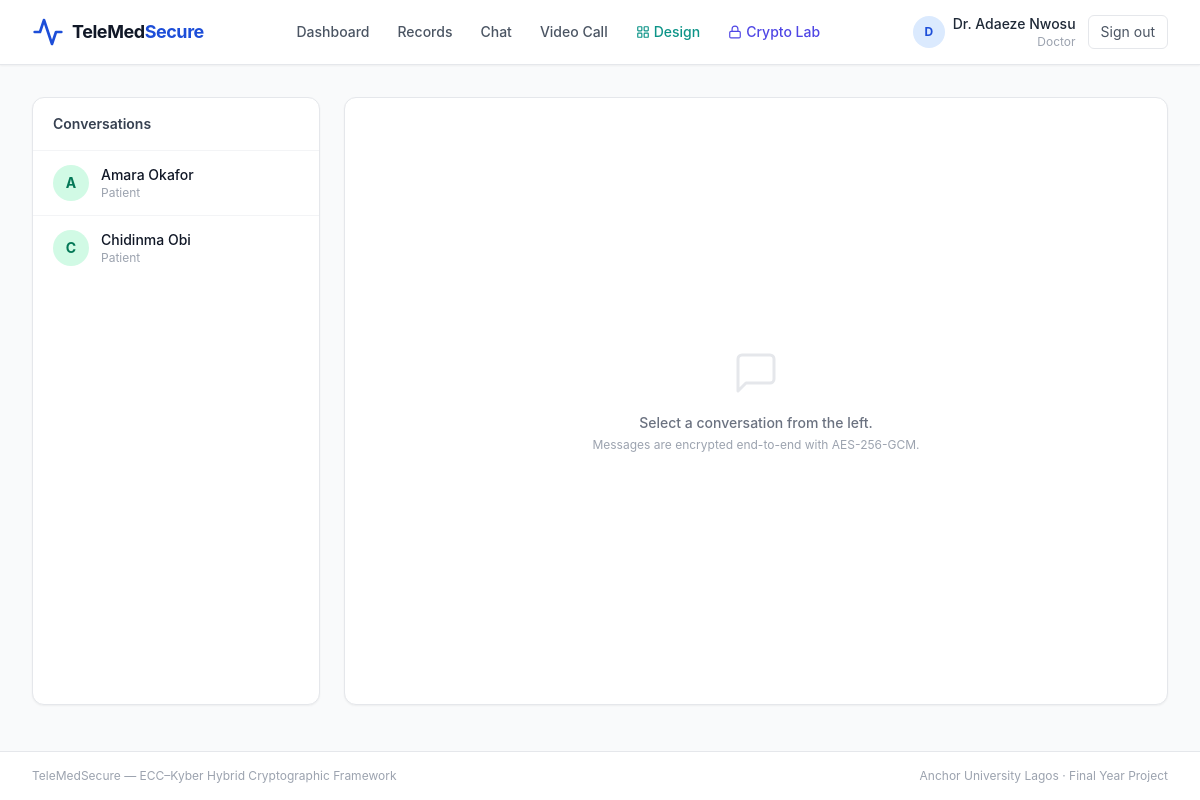
The page /chat (signed in) on the database its author committed.
### app/models.py (models this page shows)
class User(Base):
    __tablename__ = "users"
    id = Column(Integer, primary_key=True, index=True)
    username = Column(String(50), unique=True, nullable=False, index=True)
    password_hash = Column(String(255), nullable=False)
    full_name = Column(String(100), nullable=False)
    role = Column(String(10), nullable=False)  # "doctor" | "patient"
    assigned_doctor_id = Column(Integer, ForeignKey("users.id"), nullable=True)

### app/routers/chat.py (the view)
@router.get("/chat")
async def chat_page(
    request: Request,
    with_: int = Query(None, alias="with"),
    db: Session = Depends(get_db),
):
    user = get_session_user(request, db)
    if not user:
        return RedirectResponse("/login", status_code=302)
    if user.role == "doctor":
        contacts = db.query(User).filter_by(role="patient", assigned_doctor_id=user.id).all()
    else:
        doc = db.get(User, user.assigned_doctor_id) if user.assigned_doctor_id else None
        contacts = [doc] if doc else []
    other = None
    history = []
    if with_ and contacts:
        other = _other_user(db, user, with_)
        if other:
            rows = (
                db.query(ChatMessage)
                .filter(
                    ((ChatMessage.sender_id == user.id) & (ChatMessage.receiver_id == other.id))
                    | ((ChatMessage.sender_id == other.id) & (ChatMessage.receiver_id == user.id))
                )
                .order_by(ChatMessage.created_at.asc())
                .all()
            )
            history = [
                {
                    "sender_id":   m.sender_id,
                    "sender_name": m.sender.full_name,
                    "text":        _decrypt_msg(m),
                    "timestamp":   m.created_at.strftime("%H:%M") if m.created_at else "",
                    "exec_ms":     m.crypto_log.execution_time_ms if m.crypto_log else None,
                }
                for m in rows
            ]
    return templates.TemplateResponse(request, "chat.html", {
        "user":     user,
        "contacts": contacts,
        "other":    other,
        "history":  history,
    })

### app/templates/chat.html (shortened to what this page needs)
{% extends "base.html" %}
{% block content %}
<div class="flex flex-col lg:flex-row gap-6 lg:h-[calc(100vh-12rem)]">
  <div class="lg:w-72 flex-shrink-0 lg:h-full">
    <div class="bg-white rounded-xl border border-gray-200 shadow-sm lg:h-full flex flex-col
                max-h-52 lg:max-h-none overflow-y-auto lg:overflow-visible">
      <div class="px-5 py-4 border-b border-gray-100">
        <h2 class="text-sm font-semibold text-gray-700">Conversations</h2>
      </div>
      <div class="flex-1 overflow-y-auto divide-y divide-gray-100">
        {% for c in contacts %}
        <a href="/chat?with={{ c.id }}"
           class="flex items-center gap-3 px-5 py-3.5 hover:bg-blue-50 transition-colors
                  {% if other and other.id == c.id %}bg-blue-50 border-l-2 border-blue-600{% endif %}">
          <div class="w-9 h-9 rounded-full flex items-center justify-center flex-shrink-0
                      {% if c.role == 'doctor' %}bg-blue-100{% else %}bg-emerald-100{% endif %}">
            <span class="font-bold text-sm
                         {% if c.role == 'doctor' %}text-blue-700{% else %}text-emerald-700{% endif %}">
              {{ c.full_name[0] }}
            </span>
          </div>
          <div class="min-w-0">
            <p class="text-sm font-medium text-gray-900 truncate">{{ c.full_name }}</p>
            <p class="text-xs text-gray-400 capitalize">{{ c.role }}</p>
          </div>
        </a>
        {% else %}
        <div class="px-5 py-10 text-center text-sm text-gray-400">No contacts yet.</div>
        {% endfor %}
      </div>
    </div>
  </div>
  <div class="flex-1 flex flex-col min-w-0 min-h-0">
    {% if other %}
    <div class="bg-white rounded-xl border border-gray-200 shadow-sm flex flex-col
                h-[500px] lg:h-full">
      <div class="px-5 py-4 border-b border-gray-100 flex items-center justify-between flex-shrink-0">
        <div class="flex items-center gap-3">
          <div class="w-9 h-9 rounded-full bg-blue-100 flex items-center justify-center">
            <span class="text-blue-700 font-bold text-sm">{{ other.full_name[0] }}</span>
          </div>
          <div>
            <p class="text-sm font-semibold text-gray-900">{{ other.full_name }}</p>
            <p class="text-xs text-gray-400 capitalize">{{ other.role }}</p>
          </div>
        </div>
        <div class="hidden sm:flex items-center gap-1.5 bg-indigo-50 border border-indigo-100
                    rounded-full px-3 py-1">
          <svg class="w-3 h-3 text-indigo-500" viewBox="0 0 24 24" fill="none"
               stroke="currentColor" stroke-width="2.5" stroke-linecap="round" stroke-linejoin="round">
            <path d="M12 22s8-4 8-10V5l-8-3-8 3v7c0 6 8 10 8 10z"/>
          </svg>
          <span class="text-xs text-indigo-700 font-medium">α=0.4 β=0.6 · AES-256-GCM</span>
        </div>
      </div>
      <div id="messages"
           class="flex-1 min-h-0 overflow-y-auto px-5 py-4 space-y-3 scroll-smooth">
        {% if not history %}
        <div class="flex items-center justify-center h-full">
          <div class="text-center">
            <svg class="w-10 h-10 text-gray-200 mx-auto mb-3" viewBox="0 0 24 24" fill="none"
                 stroke="currentColor" stroke-width="1.5" stroke-linecap="round" stroke-linejoin="round">
              <path d="M21 15a2 2 0 0 1-2 2H7l-4 4V5a2 2 0 0 1 2-2h14a2 2 0 0 1 2 2z"/>
            </svg>
            <p class="text-sm text-gray-400">No messages yet. Say hello!</p>
            <p class="text-xs text-indigo-400 mt-1">Every message is encrypted with the hybrid ECC–Kyber pipeline.</p>
          </div>
        </div>
        {% else %}
        {% for msg in history %}
        <div class="flex {% if msg.sender_id == user.id %}justify-end{% else %}justify-start{% endif %}">
          <div class="max-w-xs sm:max-w-sm lg:max-w-md">
            {% if msg.sender_id != user.id %}
            <p class="text-xs text-gray-400 mb-1 px-1">{{ msg.sender_name }}</p>
            {% endif %}
            <div class="rounded-2xl px-4 py-2.5
                        {% if msg.sender_id == user.id %}
                          bg-blue-700 text-white rounded-br-sm
                        {% else %}
                          bg-gray-100 text-gray-900 rounded-bl-sm
                        {% endif %}">
              <p class="text-sm leading-relaxed">{{ msg.text }}</p>
            </div>
            <div class="flex items-center gap-2 mt-1 px-1
                        {% if msg.sender_id == user.id %}justify-end{% endif %}">
              <span class="text-xs text-gray-400">{{ msg.timestamp }}</span>
              {% if msg.exec_ms %}
              <span class="text-xs text-gray-300 font-mono">· {{ msg.exec_ms }}ms</span>
              {% endif %}
            </div>
          </div>
        </div>
        {% endfor %}
        {% endif %}
      </div>
      <div id="cryptoBar"
           class="px-5 py-2 bg-gray-50 border-t border-gray-100 text-xs text-gray-400 font-mono
                  hidden flex-shrink-0 truncate">
      </div>
      <div class="px-4 py-3 border-t border-gray-100 flex-shrink-0">
        <div id="wsStatus" class="text-xs text-amber-500 mb-1.5 hidden">Connecting…</div>
        <form id="chatForm" class="flex gap-2" autocomplete="off">
          <input id="msgInput" type="text" placeholder="Type a message…"
                 class="flex-1 border border-gray-300 rounded-xl px-4 py-2.5 text-sm
                        focus:outline-none focus:ring-2 focus:ring-blue-500 focus:border-blue-500" />
          <button type="submit"
                  class="bg-blue-700 hover:bg-blue-800 text-white px-5 py-2.5 rounded-xl
                         text-sm font-semibold transition-colors flex-shrink-0">
            Send
          </button>
        </form>
      </div>
    </div>
    {% else %}
    <div class="bg-white rounded-xl border border-gray-200 shadow-sm flex items-center
                justify-center h-full">
      <div class="text-center px-6 py-16">
        <svg class="w-12 h-12 text-gray-200 mx-auto mb-4" viewBox="0 0 24 24" fill="none"
             stroke="currentColor" stroke-width="1.5" stroke-linecap="round" stroke-linejoin="round">
          <path d="M21 15a2 2 0 0 1-2 2H7l-4 4V5a2 2 0 0 1 2-2h14a2 2 0 0 1 2 2z"/>
        </svg>
        <p class="text-sm text-gray-500 font-medium">Select a conversation from the left.</p>
        <p class="text-xs text-gray-400 mt-1">Messages are encrypted end-to-end with AES-256-GCM.</p>
      </div>
    </div>
    {% endif %}
  </div>
</div>
{% endblock %}

### app/templates/base.html (shortened to what this page needs)
<!DOCTYPE html>
<html lang="en" class="h-full">
<head>
  <script src="https://cdn.tailwindcss.com"></script>
</head>
<body class="bg-gray-50 min-h-full flex flex-col font-sans text-gray-800 overflow-x-hidden">
  {% if user %}
  <nav class="bg-white border-b border-gray-200 sticky top-0 z-50 shadow-sm">
    <div class="max-w-7xl mx-auto px-4 sm:px-6 lg:px-8">
      <div class="flex items-center justify-between h-16">
        <a href="/dashboard" class="flex items-center space-x-2 flex-shrink-0">
          <svg class="w-8 h-8 text-blue-700" viewBox="0 0 24 24" fill="none"
               stroke="currentColor" stroke-width="2" stroke-linecap="round" stroke-linejoin="round">
            <path d="M22 12h-4l-3 9L9 3l-3 9H2"/>
          </svg>
          <span class="text-lg font-bold text-gray-900 tracking-tight">TeleMed<span class="text-blue-700">Secure</span></span>
        </a>
        <div class="hidden md:flex items-center space-x-1">
          <a href="/dashboard"
             class="px-3 py-2 rounded-md text-sm font-medium text-gray-600 hover:text-blue-700 hover:bg-blue-50 transition-colors">
            Dashboard
          </a>
          <a href="/records"
             class="px-3 py-2 rounded-md text-sm font-medium text-gray-600 hover:text-blue-700 hover:bg-blue-50 transition-colors">
            Records
          </a>
          <a href="/chat"
             class="px-3 py-2 rounded-md text-sm font-medium text-gray-600 hover:text-blue-700 hover:bg-blue-50 transition-colors">
            Chat
          </a>
          <a href="/call"
             class="px-3 py-2 rounded-md text-sm font-medium text-gray-600 hover:text-blue-700 hover:bg-blue-50 transition-colors">
            Video Call
          </a>
          <a href="/design"
             class="px-3 py-2 rounded-md text-sm font-medium text-teal-600 hover:text-teal-800 hover:bg-teal-50 transition-colors flex items-center gap-1">
            Design
          </a>
          <a href="/crypto-lab"
             class="px-3 py-2 rounded-md text-sm font-medium text-indigo-600 hover:text-indigo-800 hover:bg-indigo-50 transition-colors flex items-center gap-1">
            <svg class="w-3.5 h-3.5" viewBox="0 0 24 24" fill="none" stroke="currentColor"
                 stroke-width="2" stroke-linecap="round" stroke-linejoin="round">
              <rect x="3" y="11" width="18" height="11" rx="2" ry="2"/>
              <path d="M7 11V7a5 5 0 0 1 10 0v4"/>
            </svg>
            Crypto Lab
          </a>
        </div>
        <div class="flex items-center space-x-3">
          <div class="hidden sm:flex items-center space-x-2">
            <div class="w-8 h-8 rounded-full bg-blue-100 flex items-center justify-center flex-shrink-0">
              <span class="text-blue-700 text-xs font-bold">
                {{ user.full_name[0] }}
              </span>
            </div>
            <div class="text-right leading-tight">
              <p class="text-sm font-medium text-gray-800">{{ user.full_name }}</p>
              <p class="text-xs text-gray-400 capitalize">{{ user.role }}</p>
            </div>
          </div>
          <a href="/logout"
             class="ml-2 px-3 py-1.5 rounded-md border border-gray-200 text-sm text-gray-600
                    hover:bg-red-50 hover:border-red-200 hover:text-red-600 transition-colors">
            Sign out
          </a>
        </div>
      </div>
    </div>
  </nav>
  {% endif %}
  <main class="flex-1 max-w-7xl w-full mx-auto px-4 sm:px-6 lg:px-8 py-8">
    {% block content %}{% endblock %}
  </main>
  <footer class="border-t border-gray-200 bg-white mt-auto">
    <div class="max-w-7xl mx-auto px-4 sm:px-6 lg:px-8 py-4 flex flex-col sm:flex-row
                items-center justify-between gap-2">
      <p class="text-xs text-gray-400">
        TeleMedSecure &mdash; ECC–Kyber Hybrid Cryptographic Framework
      </p>
      <p class="text-xs text-gray-400">Anchor University Lagos · Final Year Project</p>
    </div>
  </footer>
</body>
</html>

### rows shown on the page
User: full_name "D", full_name "Dr. Adaeze Nwosu", role "Doctor"
User: full_name "A", full_name "Amara Okafor", role "Patient"
User: full_name "C", full_name "Chidinma Obi", role "Patient"
